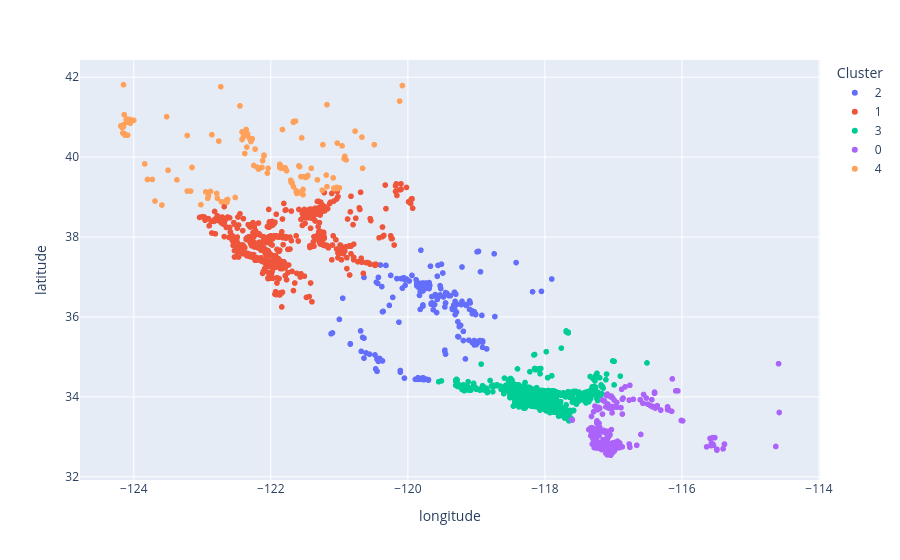

The code cell stored with this chart in its notebook:
### Code cell
kmeans = KMeans(n_clusters=5, random_state=42, n_init=10)
kmeans.fit(X_train[["latitude", "longitude"]])

df_cluster = df_visual.sample(3000, random_state=42).copy()
df_cluster["Cluster"] = kmeans.predict(
    df_cluster[["latitude", "longitude"]]
).astype(str)

fig_cluster = px.scatter(df_cluster, x="longitude", y="latitude", color="Cluster")
fig_cluster.show()

### Figure 1 — Plotly figure (JSON) as saved in the notebook; plotly's stock layout.template omitted (floating-point values rounded to 4 significant figures; data arrays with more than 128 entries replaced by an {"elided": "..."} marker saying what was removed)
{"data": [{"hovertemplate": "Cluster=2<br>longitude=%{x}<br>latitude=%{y}<extra></extra>", "legendgroup": "2", "marker": {"color": "#636efa", "symbol": "circle"}, "mode": "markers", "name": "2", "showlegend": true, "type": "scattergl", "x": {"elided": "244 float values"}, "xaxis": "x", "y": {"elided": "244 float values"}, "yaxis": "y"}, {"hovertemplate": "Cluster=1<br>longitude=%{x}<br>latitude=%{y}<extra></extra>", "legendgroup": "1", "marker": {"color": "#EF553B", "symbol": "circle"}, "mode": "markers", "name": "1", "showlegend": true, "type": "scattergl", "x": {"elided": "947 float values"}, "xaxis": "x", "y": {"elided": "947 float values"}, "yaxis": "y"}, {"hovertemplate": "Cluster=3<br>longitude=%{x}<br>latitude=%{y}<extra></extra>", "legendgroup": "3", "marker": {"color": "#00cc96", "symbol": "circle"}, "mode": "markers", "name": "3", "showlegend": true, "type": "scattergl", "x": {"elided": "1341 float values"}, "xaxis": "x", "y": {"elided": "1341 float values"}, "yaxis": "y"}, {"hovertemplate": "Cluster=0<br>longitude=%{x}<br>latitude=%{y}<extra></extra>", "legendgroup": "0", "marker": {"color": "#ab63fa", "symbol": "circle"}, "mode": "markers", "name": "0", "showlegend": true, "type": "scattergl", "x": {"elided": "330 float values"}, "xaxis": "x", "y": {"elided": "330 float values"}, "yaxis": "y"}, {"hovertemplate": "Cluster=4<br>longitude=%{x}<br>latitude=%{y}<extra></extra>", "legendgroup": "4", "marker": {"color": "#FFA15A", "symbol": "circle"}, "mode": "markers", "name": "4", "showlegend": true, "type": "scattergl", "x": {"elided": "138 float values"}, "xaxis": "x", "y": {"elided": "138 float values"}, "yaxis": "y"}], "layout": {"legend": {"title": {"text": "Cluster"}, "tracegroupgap": 0}, "margin": {"t": 60}, "xaxis": {"anchor": "y", "domain": [0, 1], "title": {"text": "longitude"}}, "yaxis": {"anchor": "x", "domain": [0, 1], "title": {"text": "latitude"}}}}
